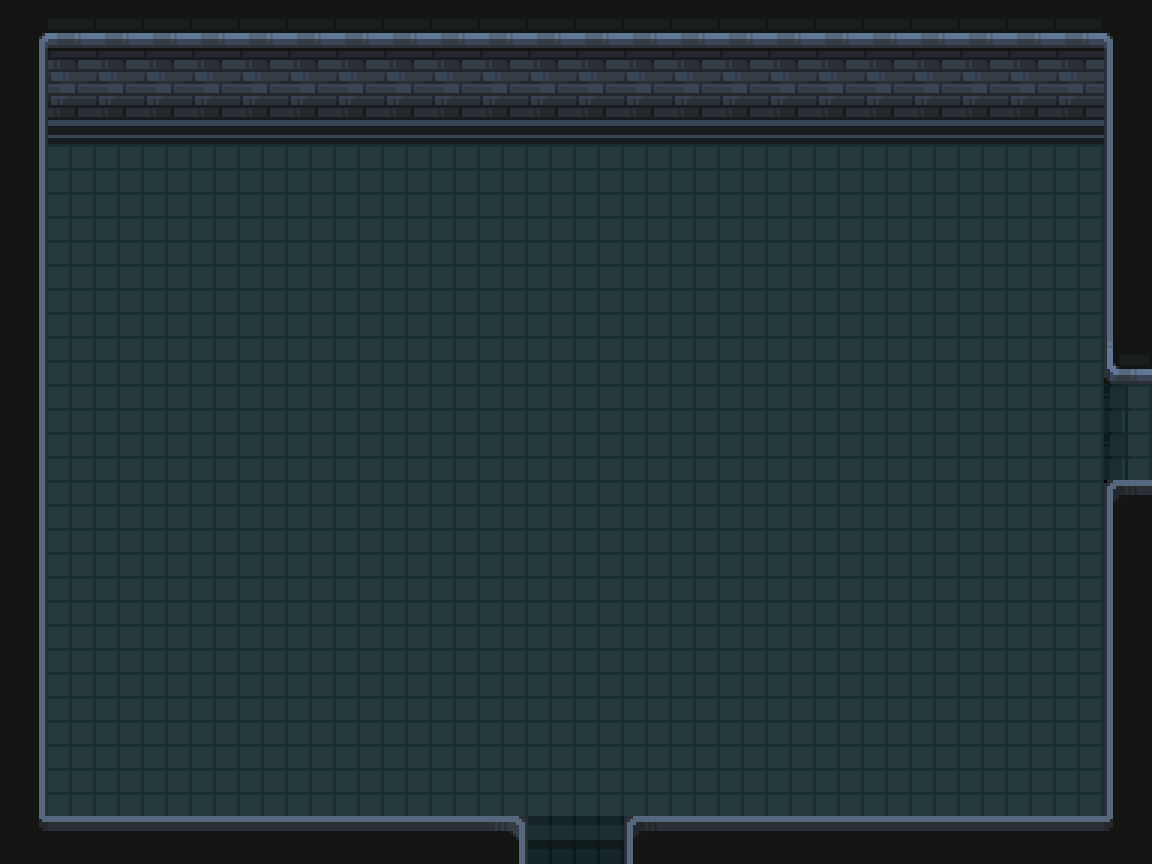

This game map was drawn from its Tiled (.tmx) file and the tilesets committed beside it. A one-line description and the full map source follow:
An orthogonal 24x18 tile map with 48x48 px tiles, 2 tile layers (Touch up, Base layer) and 6 objects (4x wall, east door, south door).

<map version="1.10" tiledversion="1.9.0" orientation="orthogonal" renderorder="right-down" width="24" height="18" tilewidth="48" tileheight="48" infinite="0" backgroundcolor="#000000" nextlayerid="8" nextobjectid="20">
 <tileset firstgid="1" name="PixelCrawlerDungeonEnvironment" tilewidth="48" tileheight="48" tilecount="625" columns="25">
  <image source="PixelCrawlerDungeonEnvironment.png" width="1200" height="1200" />
 </tileset>
 <layer id="7" name="Touch up" width="24" height="18">
  <data encoding="csv">
0,0,0,0,0,0,0,0,0,0,0,0,0,0,0,0,0,0,0,0,0,0,0,0,
0,0,0,0,0,0,0,0,0,0,0,0,0,0,0,0,0,0,0,0,0,0,0,0,
0,0,0,0,0,0,0,0,0,0,0,0,0,0,0,0,0,0,0,0,0,0,0,0,
0,0,0,0,0,0,0,0,0,0,0,0,0,0,0,0,0,0,0,0,0,0,0,0,
0,0,0,0,0,0,0,0,0,0,0,0,0,0,0,0,0,0,0,0,0,0,0,0,
0,0,0,0,0,0,0,0,0,0,0,0,0,0,0,0,0,0,0,0,0,0,0,0,
0,0,0,0,0,0,0,0,0,0,0,0,0,0,0,0,0,0,0,0,0,0,0,0,
0,0,0,0,0,0,0,0,0,0,0,0,0,0,0,0,0,0,0,0,0,0,0,0,
0,0,0,0,0,0,0,0,0,0,0,0,0,0,0,0,0,0,0,0,0,0,0,0,
0,0,0,0,0,0,0,0,0,0,0,0,0,0,0,0,0,0,0,0,0,0,0,0,
0,0,0,0,0,0,0,0,0,0,0,0,0,0,0,0,0,0,0,0,0,0,0,0,
0,0,0,0,0,0,0,0,0,0,0,0,0,0,0,0,0,0,0,0,0,0,0,0,
0,0,0,0,0,0,0,0,0,0,0,0,0,0,0,0,0,0,0,0,0,0,0,0,
0,0,0,0,0,0,0,0,0,0,0,0,0,0,0,0,0,0,0,0,0,0,0,0,
0,0,0,0,0,0,0,0,0,0,0,0,0,0,0,0,0,0,0,0,0,0,0,0,
0,0,0,0,0,0,0,0,0,0,0,0,0,0,0,0,0,0,0,0,0,0,0,0,
0,0,0,0,0,0,0,0,0,0,0,0,0,0,0,0,0,0,0,0,0,0,0,0,
0,0,0,0,0,0,0,0,0,0,31,31,31,31,0,0,0,0,0,0,0,0,0,0
</data>
 </layer>
 <layer id="2" name="Base layer" width="24" height="18">
  <data encoding="csv">
104,2,2,2,2,2,2,2,2,2,2,2,2,2,2,2,2,2,2,2,2,2,2,105,
129,27,27,27,27,27,27,27,27,27,27,27,27,27,27,27,27,27,27,27,27,27,27,130,
129,52,52,52,52,52,52,52,52,52,52,52,52,52,52,52,52,52,52,52,52,52,52,130,
129,31,31,31,31,31,31,31,31,31,31,31,31,31,31,31,31,31,31,31,31,31,31,130,
129,31,31,31,31,31,31,31,31,31,31,31,31,31,31,31,31,31,31,31,31,31,31,130,
129,31,31,31,31,31,31,31,31,31,31,31,31,31,31,31,31,31,31,31,31,31,31,130,
129,31,31,31,31,31,31,31,31,31,31,31,31,31,31,31,31,31,31,31,31,31,31,130,
129,31,31,31,31,31,31,31,31,31,31,31,31,31,31,31,31,31,31,31,31,31,31,101,
129,31,31,31,31,31,31,31,31,31,31,31,31,31,31,31,31,31,31,31,31,31,31,30,
129,31,31,31,31,31,31,31,31,31,31,31,31,31,31,31,31,31,31,31,31,31,31,30,
129,31,31,31,31,31,31,31,31,31,31,31,31,31,31,31,31,31,31,31,31,31,31,76,
129,31,31,31,31,31,31,31,31,31,31,31,31,31,31,31,31,31,31,31,31,31,31,130,
129,31,31,31,31,31,31,31,31,31,31,31,31,31,31,31,31,31,31,31,31,31,31,130,
129,31,31,31,31,31,31,31,31,31,31,31,31,31,31,31,31,31,31,31,31,31,31,130,
129,31,31,31,31,31,31,31,31,31,31,31,31,31,31,31,31,31,31,31,31,31,31,130,
129,31,31,31,31,31,31,31,31,31,31,31,31,31,31,31,31,31,31,31,31,31,31,130,
129,31,31,31,31,31,31,31,31,31,31,31,31,31,31,31,31,31,31,31,31,31,31,130,
154,77,77,77,77,77,77,77,77,77,78,206,207,76,77,77,77,77,77,77,77,77,77,155
</data>
 </layer>
 <objectgroup id="5" name="Object Layer 1">
  <object id="12" type="wall" x="1104.49" y="7.72429" width="46" height="864" />
  <object id="13" type="wall" x="6.49235" y="820.724" width="1142" height="37" />
  <object id="14" type="wall" x="1.49235" y="0.724289" width="42" height="829" />
  <object id="15" type="wall" x="1.49235" y="1.72429" width="1150" height="88" />
  <object id="17" type="east door" x="1093.95" y="373.907" width="58.5352" height="112.07" />
  <object id="18" type="south door" x="520.938" y="806.034" width="110.662" height="56.8451" />
 </objectgroup>
</map>
